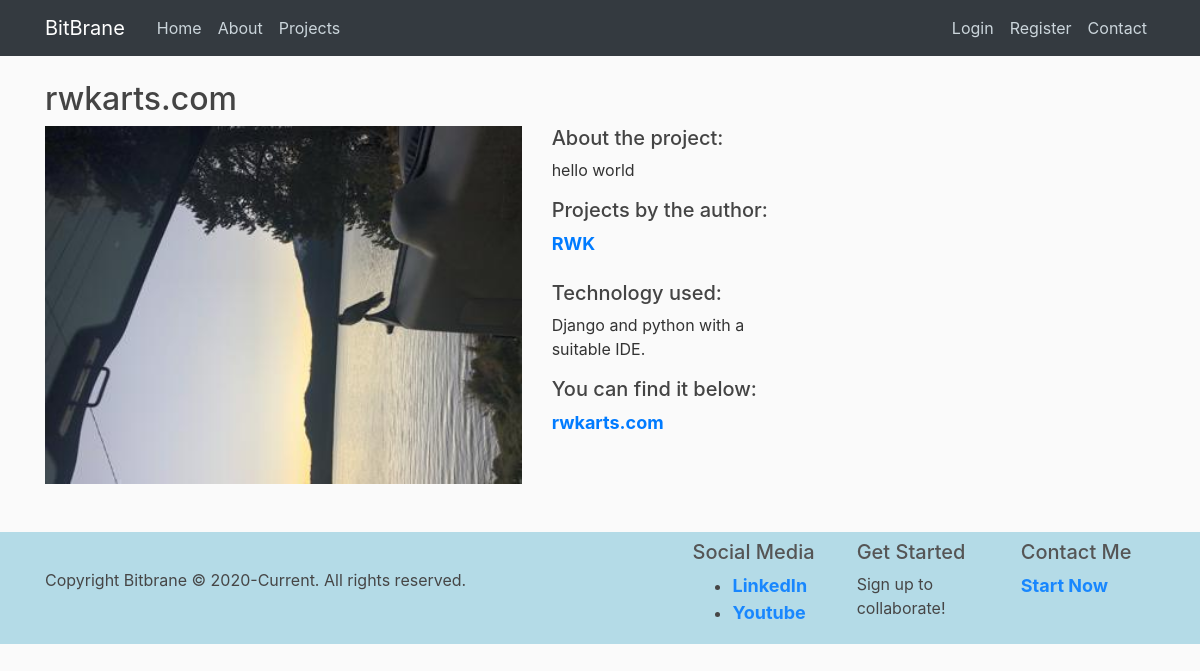
The page /project/8/ on the database its author committed.
### projects/models.py (models this page shows, shortened)
class Project(models.Model):
    author = models.ForeignKey(User, on_delete=models.CASCADE, null=True)
    title = models.CharField(max_length=100)
    description = models.TextField()
    technology = models.CharField(max_length=150)
    image = models.ImageField(default='default.jpg', upload_to='project_pics')
    link = models.CharField(max_length=100, default=" ")
    date_posted = models.DateTimeField(default=datetime.now, blank=True)
    github = models.CharField(max_length=100, default=" ")

### projects/views.py (the view)
# urls.py: path("project/<int:pk>/", ProjectDetailView.as_view(), name="project-detail"),
class ProjectDetailView(DetailView):
    model = Project

### projects/templates/projects/project_detail.html (shortened to what this page needs)
{% extends "blog/base.html" %}
{% block content %}
    <h2>{{ project.title }}</h2>
    <div class="row">
        <div class="col-md-8">
            <img src="{{ project.image.url }}" alt="" width="100%">
        </div>
        <div class="col-md-4">
            <h5>About the project:</h5>
            <p>{{ project.description }}</p>
            <h5>Projects by the author:</h5>
            <a id="general-buttons" href="{% url 'user-projects' project.author.username %}"><span>{{ project.author }}</span></a><br>
            <br>
            <h5>Technology used:</h5>
            <p>{{ project.technology }}</p>
            <h5>You can find it below:</h5>
            <p><a id="general-buttons" href="{{ project.link }}">{{ project.title }}</a></p>
        </div>
    </div>
{% endblock %}

### blog/static/blog/main.css (style rules this page uses)
#general-buttons { font: arial; font-weight: bold; font-size: large; }
body { background: #fafafa; color: #333333; margin-top: 5rem; }
h1, h2, h3, h4, h5, h6 { color: #444444; }
*:before, *:after { box-sizing: border-box; }
html, body { height: 100%; position: relative; }

### rows shown on the page
Project: title "rwkarts.com", image (placeholder picture), description "hello world", author "RWK", technology "Django and python with a suitable IDE."
